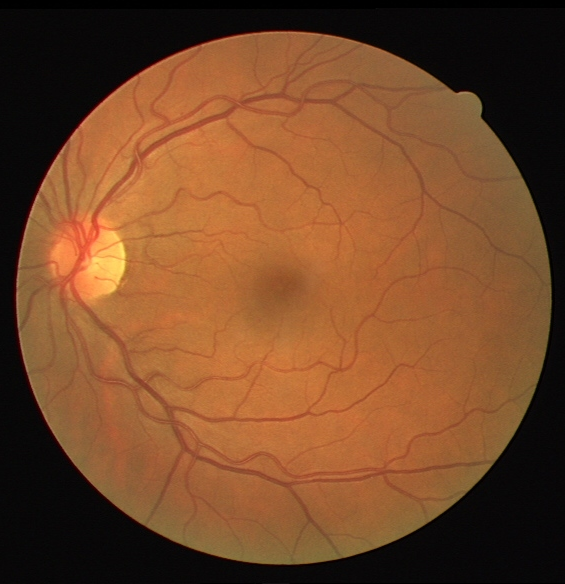
#> input picture Model/new/1.tif, 565 x 584 px
$ python -i image_operation.py   (imports and definitions only)   (older library calls are emulated)
#> lines starting #> are read from the running program, lines starting #| are printed output that depends on the picture
#> further down, picture is the input picture: shape (584, 565, 3); mean B, G, R 40.9, 72.7, 117.9
import cv2
import numpy as np


def cal_ext_eng1(img):
    if len(img.shape) == 3 and img.shape[2] == 3:
        gray = cv2.cvtColor(img, cv2.COLOR_BGR2GRAY)
    elif len(img.shape) == 2:
        gray = img.copy()
    else:
        raise ValueError("仅支持3通道彩色图或单通道灰度图")

    gray_blur = cv2.GaussianBlur(gray, (3, 3), 0)
    gx = cv2.Sobel(gray_blur, cv2.CV_32F, 1, 0, ksize=3)
    gy = cv2.Sobel(gray_blur, cv2.CV_32F, 0, 1, ksize=3)

    gx_sq = gx ** 2
    gy_sq = gy ** 2
    g_mag = np.sqrt(gx_sq + gy_sq)
    mag_max = np.max(g_mag)
    if mag_max > 0:
        g_mag = g_mag / mag_max

    return g_mag


def cal_ext_eng2(img):
    img1 = img.astype(np.float32)
    diff = np.zeros((8, *img1.shape[:2]), np.float32)
    directions = [(0, 1), (-1, 1), (-1, 0), (-1, -1), (0, -1), (1, -1), (1, 0), (1, 1)]
    for i, (dy, dx) in enumerate(directions):
        k = np.zeros((3, 3), np.float32)
        k[1 + dy, 1 + dx], k[1, 1] = 1, -1
        for c in range(3):
            diff[i] += cv2.filter2D(img1[..., c], -1, k) ** 2
    return np.sqrt(diff)


def cal_ext_eng3(img):
    gx = cv2.Sobel(img, cv2.CV_32F, 1, 0, ksize=3)
    gy = cv2.Sobel(img, cv2.CV_32F, 0, 1, ksize=3)
    gx_sq = np.mean(gx ** 2, axis=2)
    gy_sq = np.mean(gy ** 2, axis=2)
    g_mag = np.sqrt(gx_sq + gy_sq)
    return g_mag


def cal_ext_eng_v4(img):
    b_channel = img[:, :, 0]
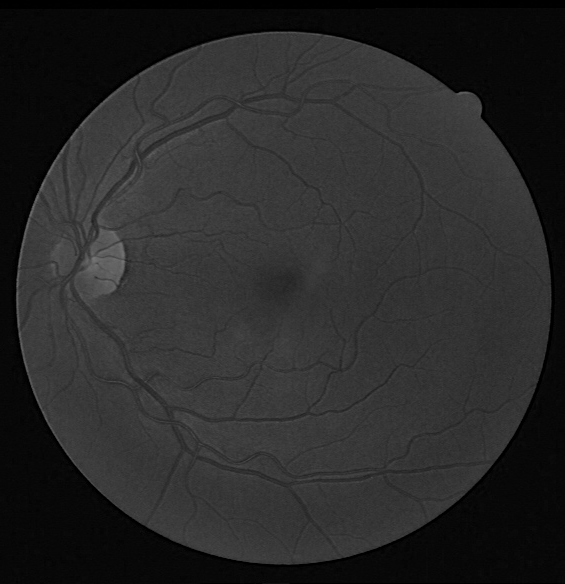
#> b_channel: shape (584, 565); min 0, max 118, mean 40.9
    g_channel = img[:, :, 1]
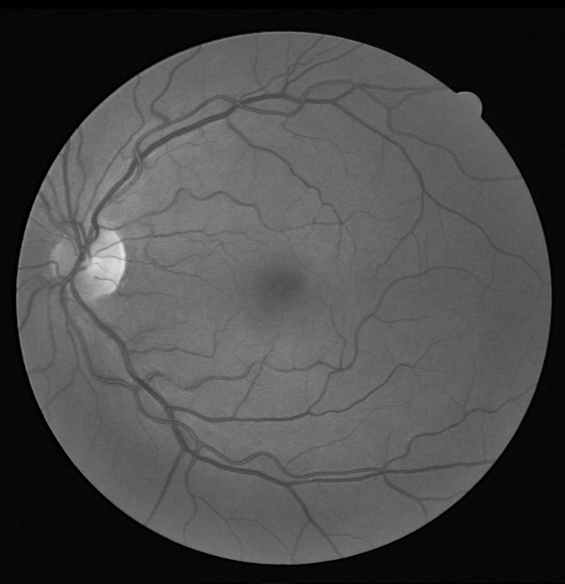
#> g_channel: shape (584, 565); min 0, max 229, mean 72.7
    r_channel = img[:, :, 2]
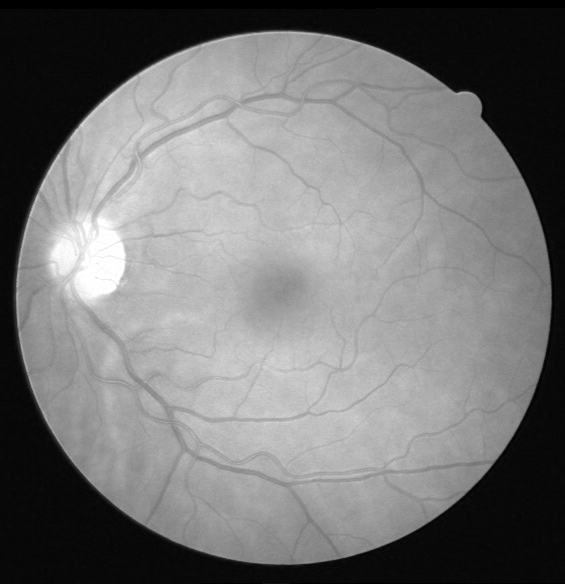
#> r_channel: shape (584, 565); min 0, max 255, mean 117.9

    b_gx = cv2.Sobel(b_channel, cv2.CV_64F, 1, 0, ksize=3)
    b_gy = cv2.Sobel(b_channel, cv2.CV_64F, 0, 1, ksize=3)
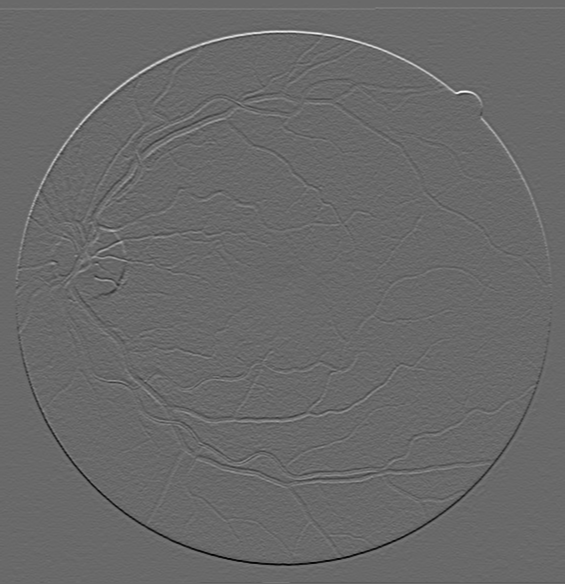
#> b_gy: shape (584, 565) float64; min -262, max 371, mean 0.1; drawn with min black and max white

    g_gx = cv2.Sobel(g_channel, cv2.CV_64F, 1, 0, ksize=3)
    g_gy = cv2.Sobel(g_channel, cv2.CV_64F, 0, 1, ksize=3)

    r_gx = cv2.Sobel(r_channel, cv2.CV_64F, 1, 0, ksize=3)
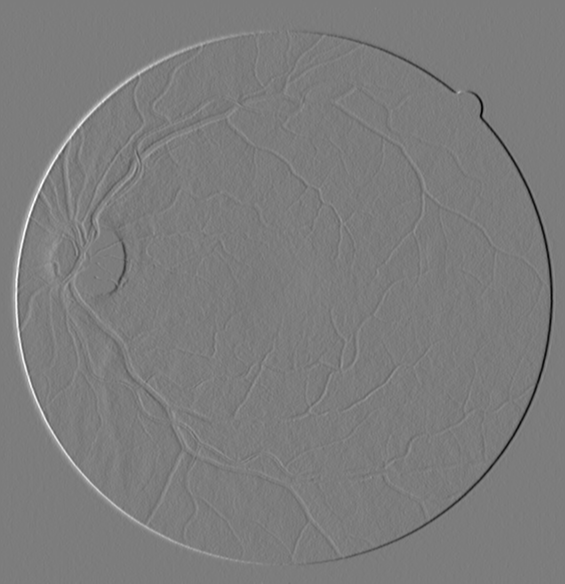
#> r_gx: shape (584, 565) float64; min -451, max 470, mean 0; drawn with min black and max white
    r_gy = cv2.Sobel(r_channel, cv2.CV_64F, 0, 1, ksize=3)

    gx = np.sqrt(np.power(b_gx, 2) + np.power(g_gx, 2) + np.power(r_gx, 2))
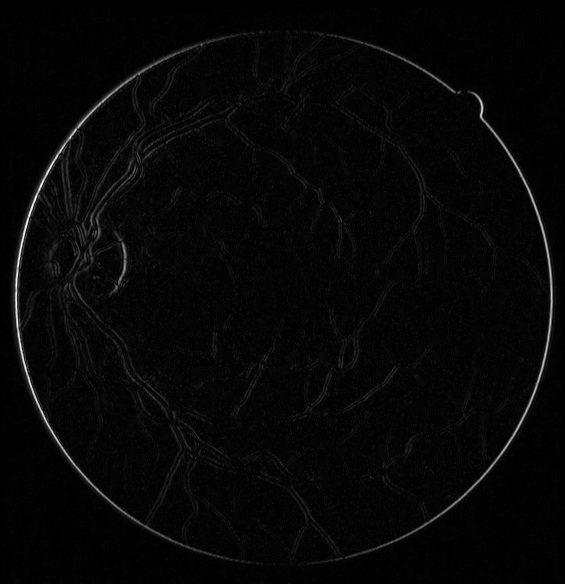
#> gx: shape (584, 565) float64; min 0, max 771.1, mean 21.1; drawn with min black and max white
    gy = np.sqrt(np.power(b_gy, 2) + np.power(g_gy, 2) + np.power(r_gy, 2))
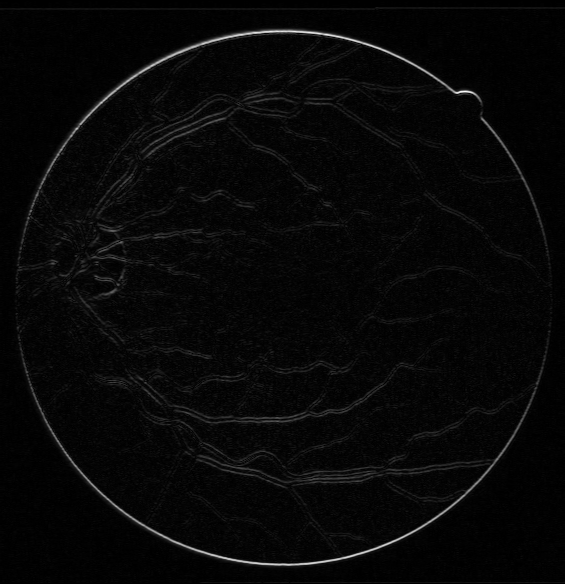
#> gy: shape (584, 565) float64; min 0, max 781.1, mean 23.9; drawn with min black and max white

    g = cv2.magnitude(gx, gy)

    return g

>>> import cv2
>>> picture = cv2.imread('../../Model/new/1.tif')
>>> result = cal_ext_eng_v4(picture)
